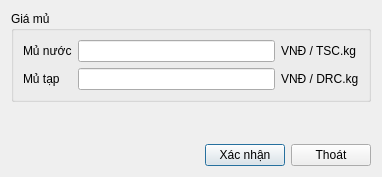
<?xml version="1.0" encoding="UTF-8"?>
<ui version="4.0">
 <class>QLGiaMuDialog</class>
 <widget class="QDialog" name="QLGiaMuDialog">
  <property name="geometry">
   <rect>
    <x>0</x>
    <y>0</y>
    <width>382</width>
    <height>177</height>
   </rect>
  </property>
  <property name="windowTitle">
   <string>Dialog</string>
  </property>
  <layout class="QVBoxLayout" name="verticalLayout_4">
   <item>
    <widget class="QGroupBox" name="groupBox">
     <property name="title">
      <string>Giá mủ</string>
     </property>
     <layout class="QHBoxLayout" name="horizontalLayout">
      <item>
       <layout class="QVBoxLayout" name="verticalLayout">
        <item>
         <widget class="QLabel" name="label">
          <property name="text">
           <string>Mủ nước</string>
          </property>
         </widget>
        </item>
        <item>
         <widget class="QLabel" name="label_2">
          <property name="text">
           <string>Mủ tạp</string>
          </property>
         </widget>
        </item>
       </layout>
      </item>
      <item>
       <layout class="QVBoxLayout" name="verticalLayout_2">
        <item>
         <widget class="QLineEdit" name="lineEditGiaMuNuoc"/>
        </item>
        <item>
         <widget class="QLineEdit" name="lineEditGiaMuTap"/>
        </item>
       </layout>
      </item>
      <item>
       <layout class="QVBoxLayout" name="verticalLayout_3">
        <item>
         <widget class="QLabel" name="label_3">
          <property name="text">
           <string>VNĐ / TSC.kg</string>
          </property>
         </widget>
        </item>
        <item>
         <widget class="QLabel" name="label_4">
          <property name="text">
           <string>VNĐ / DRC.kg</string>
          </property>
         </widget>
        </item>
       </layout>
      </item>
     </layout>
    </widget>
   </item>
   <item>
    <spacer name="verticalSpacer">
     <property name="orientation">
      <enum>Qt::Orientation::Vertical</enum>
     </property>
     <property name="sizeHint" stdset="0">
      <size>
       <width>20</width>
       <height>28</height>
      </size>
     </property>
    </spacer>
   </item>
   <item>
    <layout class="QHBoxLayout" name="horizontalLayout_2">
     <item>
      <spacer name="horizontalSpacer">
       <property name="orientation">
        <enum>Qt::Orientation::Horizontal</enum>
       </property>
       <property name="sizeHint" stdset="0">
        <size>
         <width>40</width>
         <height>20</height>
        </size>
       </property>
      </spacer>
     </item>
     <item>
      <widget class="QPushButton" name="pushButtonXacNhan">
       <property name="text">
        <string>Xác nhận</string>
       </property>
      </widget>
     </item>
     <item>
      <widget class="QPushButton" name="pushButtonThoat">
       <property name="text">
        <string>Thoát</string>
       </property>
      </widget>
     </item>
    </layout>
   </item>
  </layout>
 </widget>
 <resources/>
 <connections/>
</ui>
